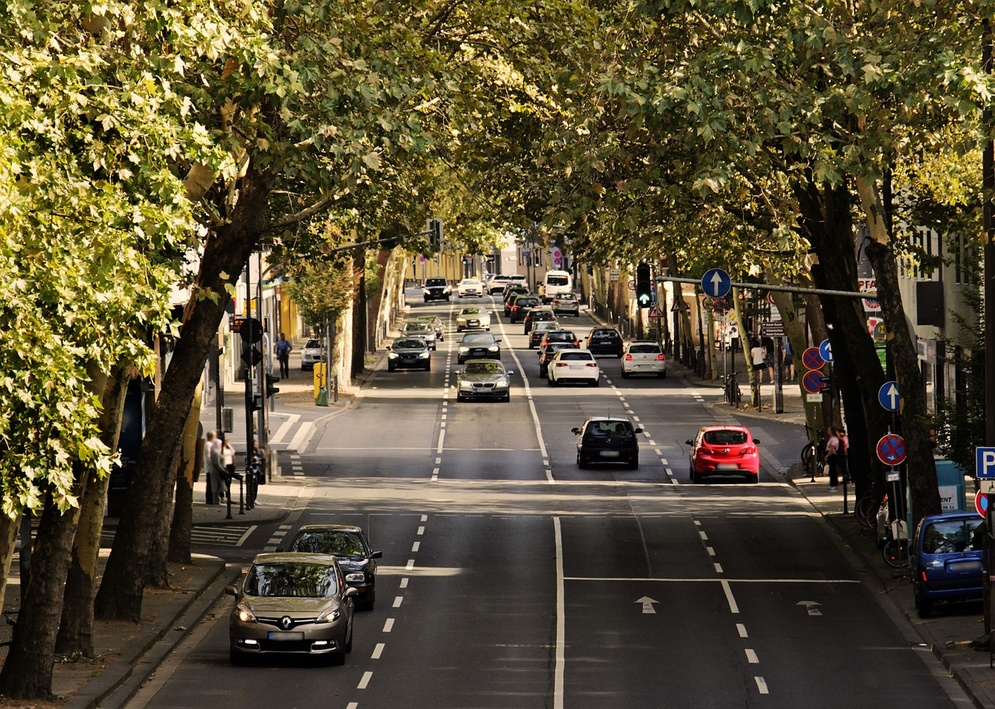
#> input picture conexion_a_sucesiones_de_imagenes/prueba_VC.jpg, 995 x 709 px, shrunk from 1280 x 912 before the run
$ jupyter execute Video_controller_final.ipynb
#> lines starting #> are read from the running program, lines starting #| are printed output that depends on the picture
#> further down, ENTRADA is the input picture: shape (709, 995, 3); mean B, G, R 51.7, 77.1, 86.8
[cell 1]
import cv2

from cv2_tools.Management import ManagerCV2

[cell 2]
def CONVERTIR_IMAGEN(IMAGEN):
        # Convertir a grises
        IMAGEN_GRIS=cv2.cvtColor(IMAGEN,cv2.COLOR_BGR2GRAY)
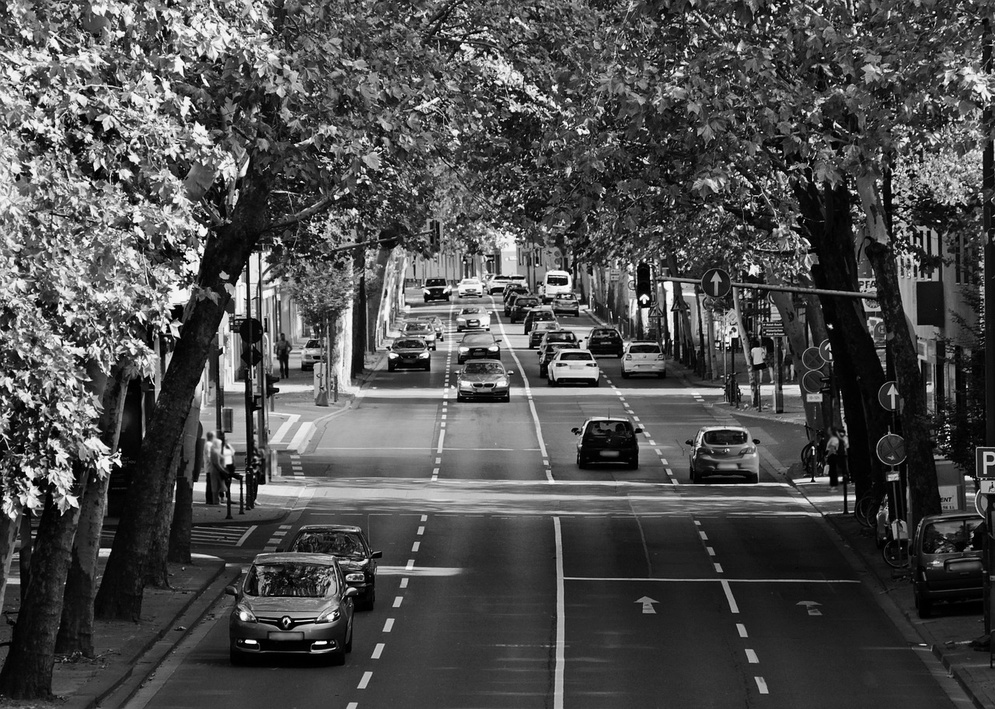
#> IMAGEN_GRIS: shape (709, 995); min 0, max 254, mean 77.1
        # SUPRESION DE RUIDO
        return cv2.GaussianBlur(IMAGEN_GRIS,(21,21),0)
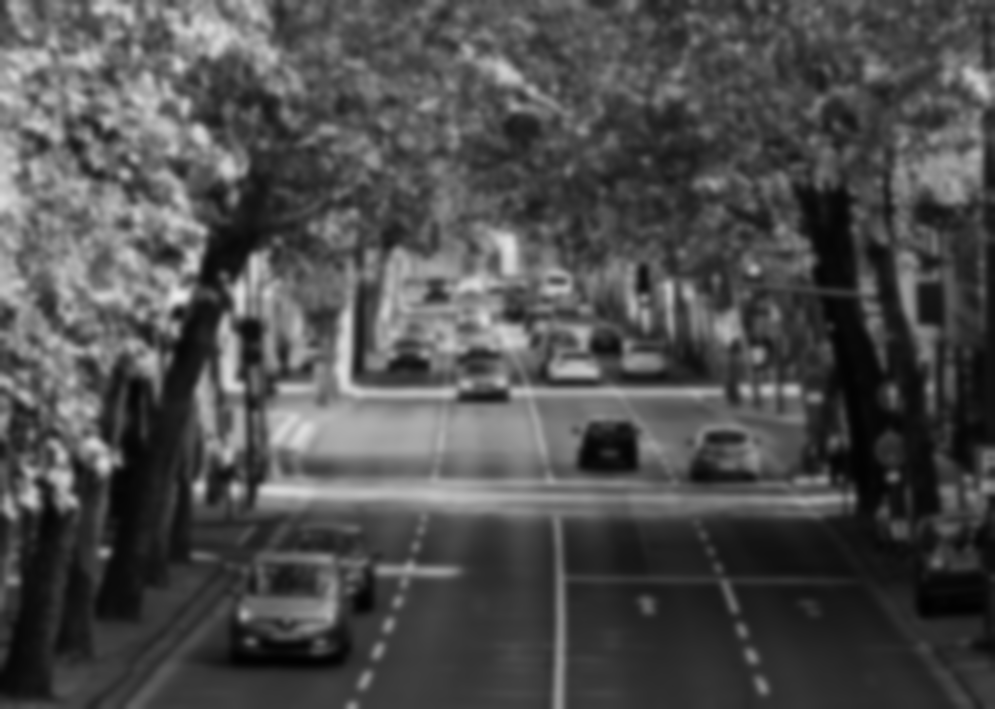
#> returned value: shape (709, 995); min 1, max 236, mean 77.1

ENTRADA=cv2.imread('prueba_VC.jpg')
SALIDA=CONVERTIR_IMAGEN(ENTRADA)
cv2.imshow('GRISES_BLURING',SALIDA)
cv2.waitKey(0)
cv2.destroyAllWindows()
